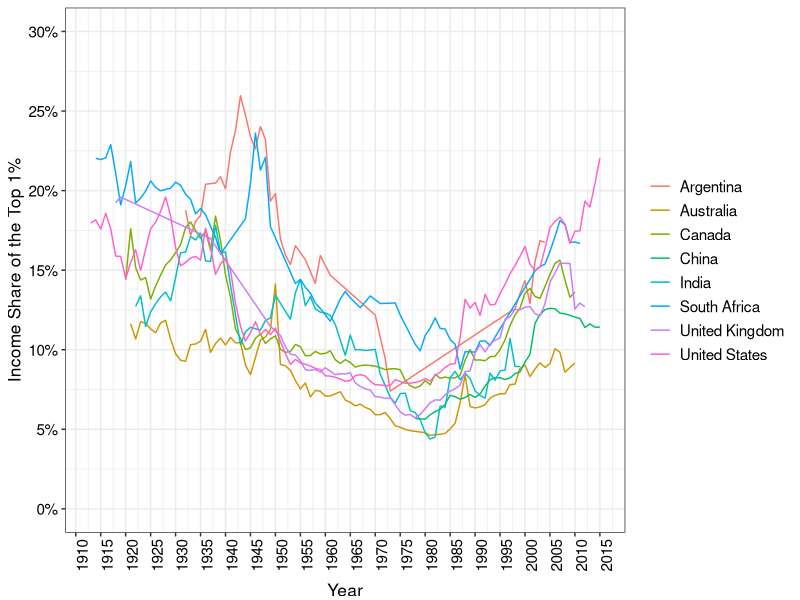

Source code (R): (Note: this script raises an error after producing the figure.)
require(shape)
library(tidyverse)
library(lubridate)
library(openxlsx)
library(readxl)

income_share <- read_excel("capitalism/income_share.xlsx")

COL <- c("#7fc97f", "#beaed4", "#fdc086", "#ffff99", "#386cb0", "#f0027f", "#bf5b17", "#666666")
COLA <- c("#e0f3db", "#99d8c9","#66c2a4","#41ae76", "#238b45", "#005824", "#f0027f")
COLB <- c("#c6dbef", "#4eb3d3", "#2b8cbe", "#0868ac","#084081", "#9e9ac8","#f0027f")
COLC <- c("#fcfbfd", "#efedf5", "#dadaeb", "#bcbddc", "#9e9ac8", "#807dba", "#6a51a3", "#54278f", "#3f007d")

#Cleaning the wealth share data. Source: CORE
income_share_gathered <- income_share %>% 
  gather(Country,income_share, c("Australia", "Argentina", "Canada", "China", "India", "South Africa", "United Kingdom", "United States") )

income_share1 <- income_share_gathered[-c(1, 105, 209, 313, 417, 521, 625, 729), ]

income_share2 <- income_share1 %>%
  mutate(Year = ifelse(Country == "Australia", ...1, ifelse(Country == "Argentina", ...3, ifelse(Country == "Canada", ...5, ifelse(Country == "China", ...7, ifelse(Country == "India", ...9, ifelse(Country == "South Africa", ...11, ifelse(Country == "United Kingdom", ...13, ifelse(Country == "United States", ...15, NA)))))))))

income_share2$income_share = as.numeric(as.character(income_share2$income_share))

income_share3 <- income_share2 %>%
  select(-c("...1", "...3", "...5", "...7", "...9", "...11", "...13", "...15")) %>%
  filter(!is.na(income_share)) %>%
  mutate(income_share_decimal = (income_share)/100)

#Plotting the data
income_share_plot <- ggplot(income_share3, aes(x = Year, y = income_share_decimal, group = Country, color = Country)) +
  geom_line() +
  ylab("Income Share of the Top 1%") +
  scale_y_continuous(breaks = seq(0, 0.3, by = 0.05), labels = scales::percent_format(accuracy = 1), limits = c(0,0.3)) +
  scale_x_continuous(breaks = seq(1910, 2015, by = 5)) +
  theme_bw() +
  theme(legend.position="right",
        legend.title=element_blank(),
        axis.title.y = element_text(size = 12.5, vjust = 1),
        legend.text=element_text(size=11),
        axis.text.x = element_text(size = 11, angle = 90, color = "black"),
        axis.text.y = element_text(size = 11, color = "black"),
        axis.title.x = element_text(size = 12.5, vjust = -1))


print(income_share_plot)

#Save plot to PDF
ggsave(wealth_share_plot, filename = "wealth_share_top_1percent.pdf",
       path = "capitalism",
       width = 9, height = 7, units = "in")


dev.off()
